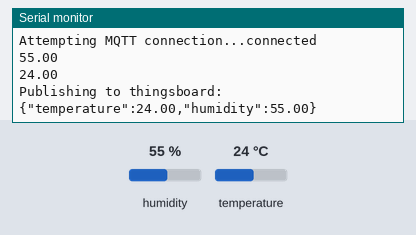
This sketch was run on a simulated ESP8266 (NodeMCU). Parts: the last lines printed to the serial monitor. The test bench sets the inputs (shaded band); at power-on: humidity 55 %, temperature 24 °C. WiFi joins after 1.5 s; servers stay silent unless stated; no MQTT or app messages arrive unless stated.

Above: at 2.7 s.
2.8 s: humidity set to 22 %
At 7.0 s:
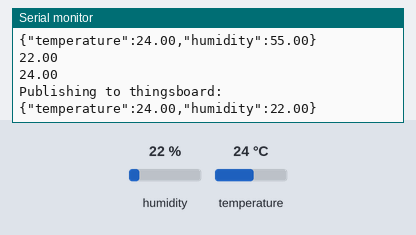
7.7 s: temperature set to 12 °C
At 11.3 s:
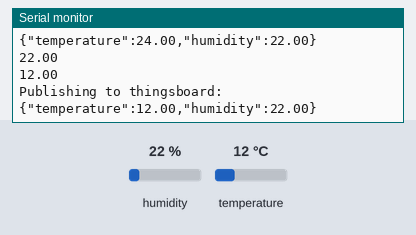
12.6 s: humidity set to 40 %
At 14.4 s:
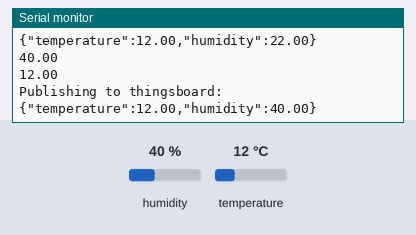
Timing chart, 0 to 15.9 s (numbered marks = the images above; inputs shaded):
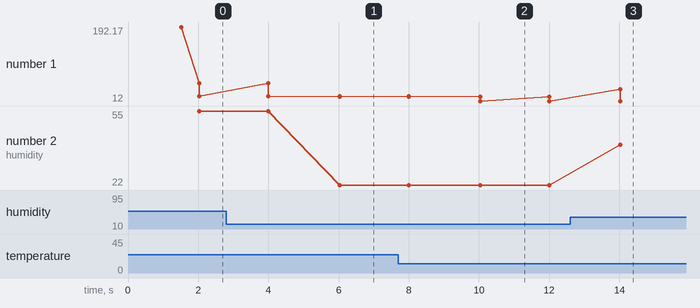

The sketch:

dht_thingsboard.ino
```cpp
/*
  Example to send temperature & humidity from dht sensor to thingsboard using mqtt protocol
  dht       Esp8266
  Vcc------->3.3V
  Gnd------->G
  data------>D2
  https://demo.thingsboard.io/login
*/

#include "DHT.h"
#include <ESP8266WiFi.h>
#include <PubSubClient.h>


#define DHTPIN D2
#define DHTTYPE DHT11

DHT dht(DHTPIN, DHTTYPE);
WiFiClient espClient;
PubSubClient client(espClient);

// Update these with values suitable for your network.
const char* ssid = "YOUR_SSID";
const char* password = "YOUR_PASSWORD";
const char* mqtt_server = "demo.thingsboard.io";
const char* TOKEN = "YOUR_TOKEN";

long lastMsg = 0;


void setup_wifi() {
  delay(10);
  // We start by connecting to a WiFi network
  Serial.println();
  Serial.print("Connecting to ");
  Serial.println(ssid);

  WiFi.begin(ssid, password);

  while (WiFi.status() != WL_CONNECTED) {
    delay(500);
    Serial.print(".");
  }

  Serial.println("");
  Serial.println("WiFi connected");
  Serial.println("IP address: ");
  Serial.println(WiFi.localIP());
}


void setup() {
  // put your setup code here, to run once:
  Serial.begin(115200);
  //get data from dht sensor
  Serial.println("Initializing dht");
  dht.begin();
  //connect to wifi
  Serial.println("initializing connection to WiFi");
  setup_wifi();
  //set mqtt server
  client.setServer(mqtt_server, 1883);

}

void reconnect() {
  // Loop until we're reconnected
  while (!client.connected()) {
    Serial.print("Attempting MQTT connection...");
    // Attempt to connect
    if (client.connect("ESP8266Client", TOKEN, NULL)) {
      Serial.println("connected");
    } else {
      Serial.print("failed, rc=");
      Serial.print(client.state());
      Serial.println(" try again in 5 seconds");
      // Wait 5 seconds before retrying
      delay(5000);
    }
  }
}

void loop() {
  // put your main code here, to run repeatedly:
  if (!client.connected()) {
    reconnect();
  }
  client.loop();
  //

  long now = millis();
  if (now - lastMsg > 2000) {
    lastMsg = now;
    float h = dht.readHumidity();
    float t = dht.readTemperature();
    if (isnan(h) || isnan(t)) {
      Serial.println("Failed to read from DHT sensor!");
      return;
    }
    Serial.println(h);
    Serial.println(t);
    String msg = "{\"temperature\":" + String(t) + "," + "\"humidity\":" + String(h) + "}";
    Serial.println("Publishing to thingsboard: ");
    Serial.println(msg);
    client.publish("v1/devices/me/attributes", msg.c_str());
  }
}
```

Measured:
- after the input at 2.8 s, the serial monitor: prints a new line after 3.2 s (image 1)
- after the input at 7.7 s, the serial monitor: prints a new line after 2.3 s (image 2)
- after the input at 12.6 s, the serial monitor: prints a new line after 1.4 s (image 3)
- plotted number 1: 24 → 12 after the input at 7.7 s
- plotted number 2: 55 → 22 after the input at 2.8 s, 22 → 40 after the input at 12.6 s
